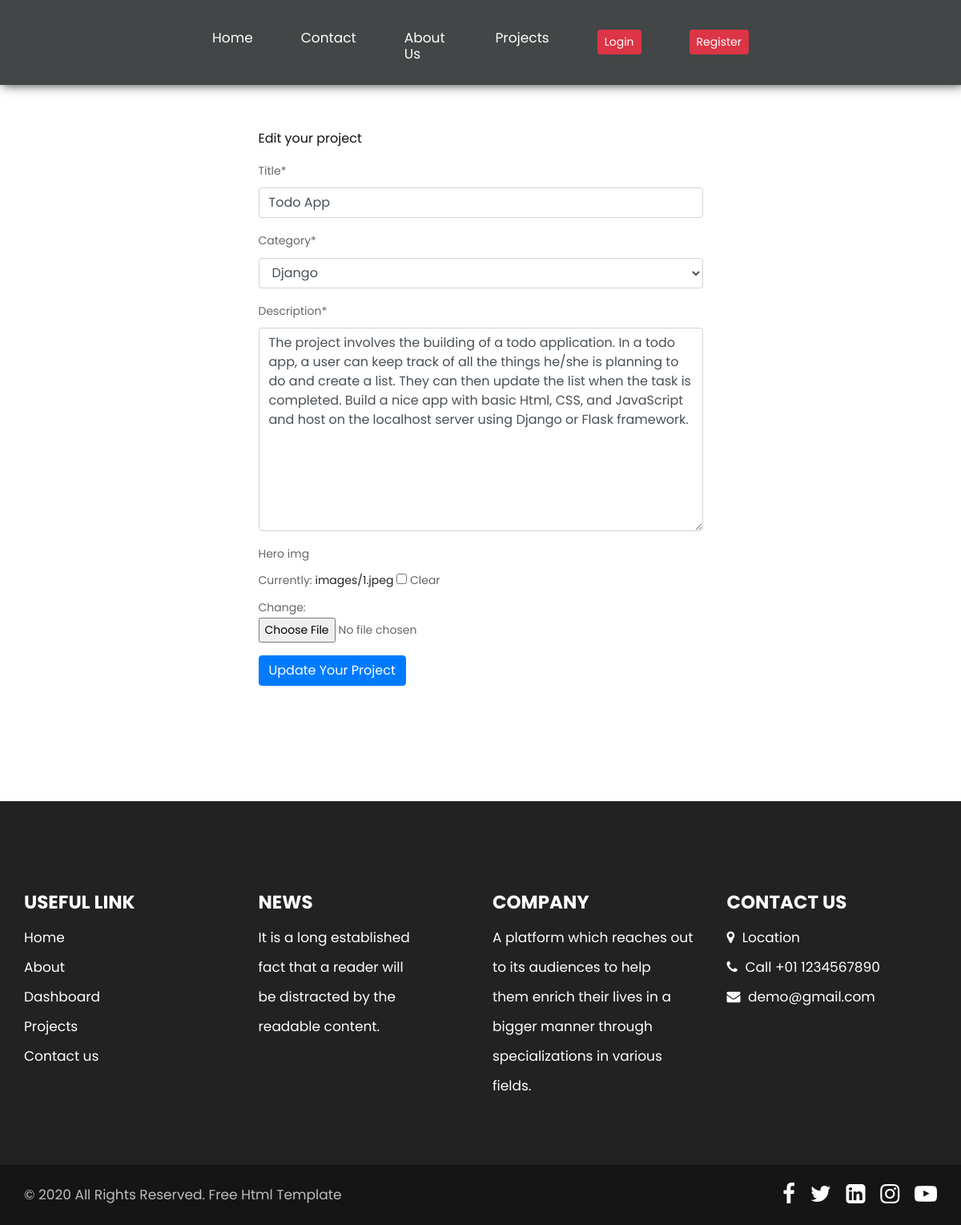
Screenshot of /project/8/edit with the database file from the repository.
### main/models.py (models this page shows, shortened)
class Project(models.Model):
    title = models.CharField(max_length=100)
    category = models.ForeignKey(Category, on_delete=models.DO_NOTHING)
    description = models.TextField()
    hero_img=models.ImageField(upload_to='images/', blank=True, null=True)
    likes=models.PositiveIntegerField()
    added_on=models.DateTimeField(auto_now_add=True)
    student=models.ForeignKey(StudentProfile,on_delete=models.CASCADE)

### main/views.py (the view)
# urls.py: path('project/<int:id>/edit',views.project_edit,name='project_edit'),
def project_edit(request,id):
    project = Project.objects.get(id=id)
    form = ProjectForm(instance=project)
    if request.method == 'POST':
        form = ProjectForm(request.POST,request.FILES,instance=project)
        if form.is_valid():
            form.save()
            return redirect('main:dashboard')
    context = {
        'form':form
    }
    return render(request,'project_edit.html',context)

### main/forms.py
class ProjectForm(forms.ModelForm):
    class Meta:
        model = Project
        fields = ('title','category','description','hero_img')

### main/models.py (called while the page is built)
    def __str__(self):
        return self.name

### templates/project_edit.html (shortened to what this page needs)
{% extends 'base.html' %}
{% load crispy_forms_tags %}
{% block content %}
{% if form %}
<div class="container py-5">
    <div class="row">
        <div class="col-md-6 my-5 py-5 mx-auto">
            <h4 class="my-3">Edit your project</h4>
            <form method="POST" enctype="multipart/form-data">
                {{form|crispy}}
                <button type="submit" class="btn btn-primary">Update Your Project</button>
            </form>
        </div>
    </div>
</div>
{% endif %}
{% endblock %}

### main/static/css/style.css (style rules this page uses)
body { color: #666666; font-size: 14px; font-family: 'Poppins', sans-serif; line-height: 1.80857; font-weight: normal; }
a { color: #1f1f1f; text-decoration: none !important; outline: none !important; -webkit-transition: all .3s ease-in-out; -moz-transition: all .3s ease-in-out; -ms-transition: all .3s ease-in-out; -o-transition: all .3s ease-in-out; transition: all .3s ease-in-out; }
h1, h2, h3, h4, h5, h6 { letter-spacing: 0; font-weight: normal; position: relative; padding: 0; font-weight: normal; line-height: normal; color: #111111; margin: 0 }
h4 { font-size: 16px }
*, *::after, *::before { -webkit-box-sizing: border-box; -moz-box-sizing: border-box; box-sizing: border-box; }
a { color: #222222; text-decoration: none; outline: none !important; }
a, .btn { text-decoration: none !important; outline: none !important; -webkit-transition: all .3s ease-in-out; -moz-transition: all .3s ease-in-out; -ms-transition: all .3s ease-in-out; -o-transition: all .3s ease-in-out; transition: all .3s ease-in-out; }
button { border: 0; margin: 0; padding: 0; cursor: pointer; }
.container { max-width: 1170px; }

### rows the page displays
Project: title "Todo App", category "Django", description "The project involves the building of a todo application. In a todo app, a user can keep track of all the things he/she is planning to do and create a list. They can then update the list when the task is completed. Build a nice app with basic Html, CSS, and JavaScript and host on the localhost server using Django or Flask framework."
